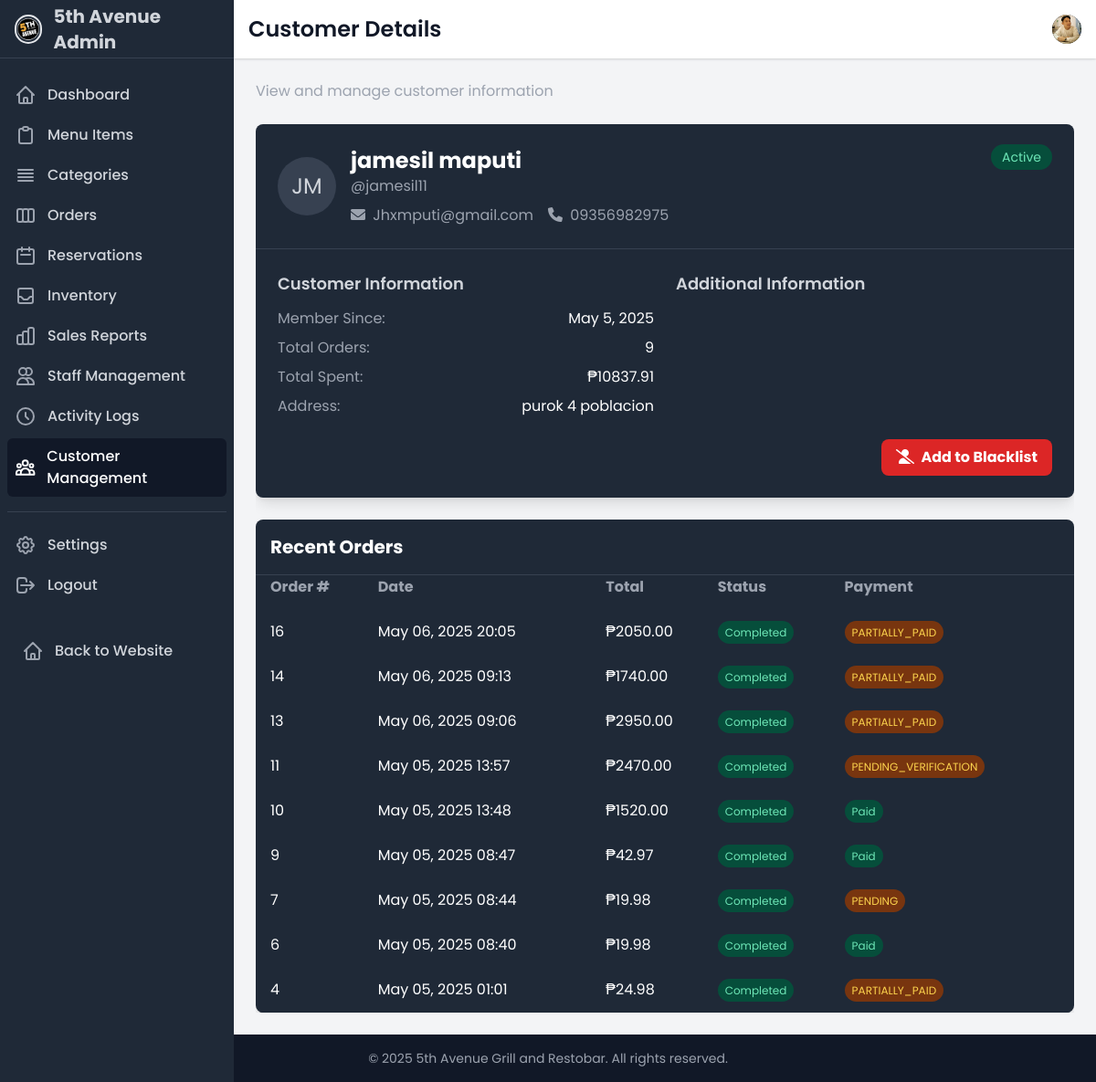
The app's page /dashboard/customers/5/ (signed in), older data.
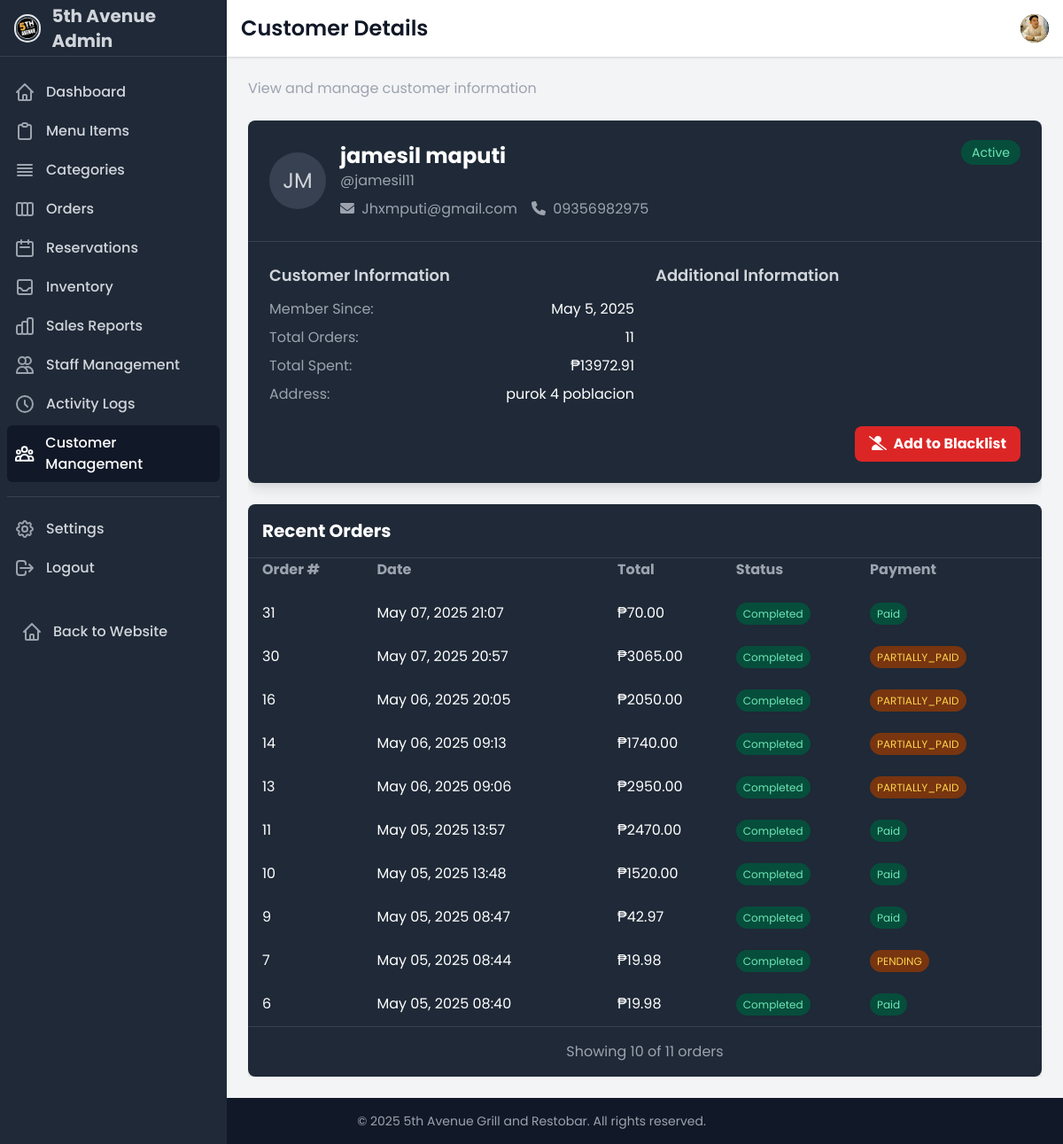
The same page, newer data.
### ecommerce/models.py (models this page shows, shortened)
class Order(models.Model):
    STATUS_CHOICES = [
        ('PENDING', 'Pending'),
        ('PREPARING', 'Preparing'),
        ('READY', 'Ready for Pickup'),
        ('COMPLETED', 'Completed'),
        ('CANCELLED', 'Cancelled')
    ]
    CANCELLATION_REASON_CHOICES = [
        ('CUSTOMER_REQUEST', 'Customer Request'),
        ('PAYMENT_ISSUE', 'Payment Issue'),
        ('OUT_OF_STOCK', 'Items Out of Stock'),
        ('STORE_CLOSED', 'Store Closed'),
        ('DUPLICATE_ORDER', 'Duplicate Order'),
        ('OTHER', 'Other Reason')
    ]
    ORDER_TYPE_CHOICES = [
        ('DELIVERY', 'Delivery'),
        ('PICKUP', 'Pickup'),
        ('DINE_IN', 'Dine In'),
    ]
    PAYMENT_METHOD_CHOICES = [
        ('CASH', 'Cash'),
        ('CASH_ON_HAND', 'Cash on Hand'),
        ('CARD', 'Credit/Debit Card'),
        ('GCASH', 'GCash'),
        ('ONLINE', 'Other Online Payment'),
    ]
    PAYMENT_STATUS_CHOICES = [
        ('UNPAID', 'Unpaid'),
        ('PAID', 'Paid'),
        ('FAILED', 'Failed'),
        ('REFUNDED', 'Refunded'),
    ]
    user = models.ForeignKey(User, on_delete=models.CASCADE, related_name='orders')
    created_by = models.ForeignKey(User, on_delete=models.SET_NULL, related_name='created_orders', null=True, blank=True)
    customer_name = models.CharField(max_length=100, blank=True)
    customer_phone = models.CharField(max_length=20, blank=True)
    items = models.ManyToManyField(MenuItem, through='OrderItem')
    status = models.CharField(max_length=20, choices=STATUS_CHOICES, default='PENDING')
    order_type = models.CharField(max_length=20, choices=ORDER_TYPE_CHOICES, default='DELIVERY')
    payment_method = models.CharField(max_length=20, choices=PAYMENT_METHOD_CHOICES, default='CASH')
    payment_status = models.CharField(max_length=20, choices=PAYMENT_STATUS_CHOICES, default='UNPAID')
    total_amount = models.DecimalField(max_digits=10, decimal_places=2)
    tax_amount = models.DecimalField(max_digits=10, decimal_places=2, default=0)
    delivery_fee = models.DecimalField(max_digits=10, decimal_places=2, default=0)
    discount_amount = models.DecimalField(max_digits=10, decimal_places=2, default=0)
    delivery_address = models.TextField(blank=True, null=True)
    contact_number = models.CharField(max_length=20, blank=True, null=True)
    table_number = models.CharField(max_length=20, blank=True)
    number_of_guests = models.PositiveIntegerField(default=1)
    server_assigned = models.ForeignKey(User, on_delete=models.SET_NULL, related_name='served_orders', null=True, blank=True)
    estimated_dining_time = models.PositiveIntegerField(default=60, help_text='Estimated dining time in minutes')
    split_bill = models.BooleanField(default=False)
    split_type = models.CharField(max_length=20, choices=[('EQUAL', 'Equal Split'), ('CUSTOM', 'Custom Split')], default='EQUAL')
    split_ways = models.PositiveIntegerField(default=2)
    cash_on_hand = models.DecimalField(max_digits=10, decimal_places=2, default=0)
    change_amount = models.DecimalField(max_digits=10, decimal_places=2, default=0)
    estimated_preparation_time = models.PositiveIntegerField(default=30, help_text='Estimated preparation time in minutes')
    special_instructions = models.TextField(blank=True)
    created_at = models.DateTimeField(auto_now_add=True)
    updated_at = models.DateTimeField(auto_now=True)
    preparing_at = models.DateTimeField(null=True, blank=True)
    ready_at = models.DateTimeField(null=True, blank=True)
    completed_at = models.DateTimeField(null=True, blank=True)
    cancelled_at = models.DateTimeField(null=True, blank=True)
    cancellation_reason = models.CharField(max_length=50, choices=CANCELLATION_REASON_CHOICES, blank=True, null=True)
    cancellation_notes = models.TextField(blank=True, null=True)
    cancelled_by = models.ForeignKey(User, on_delete=models.SET_NULL, null=True, blank=True, related_name='cancelled_orders')
    reservation = models.ForeignKey('Reservation', on_delete=models.SET_NULL, null=True, blank=True, related_name='orders')
    class Meta:
        ordering = ['-created_at']

### ecommerce/customer_management.py (the view)
# urls.py: path('dashboard/customers/<int:user_id>/', customer_detail, name='customer_detail'),
@login_required
@permission_required('ecommerce.manage_customers', raise_exception=True)
def customer_detail(request, user_id):
    customer = get_object_or_404(User, id=user_id, is_staff=False, is_superuser=False)
    try:
        customer_profile = customer.customer_profile
    except CustomerProfile.DoesNotExist:
        customer_profile = CustomerProfile.objects.create(user=customer)
        messages.warning(request, f"Created a new profile for user {customer.username} as one didn't exist.")
    orders = Order.objects.filter(user=customer).order_by('-created_at')
    total_orders = orders.count()
    total_spent = orders.aggregate(Sum('total_amount'))['total_amount__sum'] or 0
    context = {
        'customer': customer,
        'customer_profile': customer_profile,
        'orders': orders[:10],  # Show only the 10 most recent orders
        'total_orders': total_orders,
        'total_spent': total_spent,
        'active_section': 'customers'
    }
    return render(request, 'accounts/customer_detail.html', context)

### ecommerce/context_processors.py (called while the page is built, shortened)
def cart_processor(request):
    return {
        'cart_count': get_cart_count(request)
    }

def cashier_notification_processor(request):
    if not request.user.is_authenticated or not hasattr(request.user, 'staff_profile') or request.user.staff_profile.role != 'CASHIER':
        return {}

def customer_notification_processor(request):
    notifications = []
    return {
        'customer_notifications': notifications,
        'customer_notification_count': len(notifications)
    }

### ecommerce/models.py (called while the page is built)
    @property
    def full_address(self):
        parts = [self.address]
        if self.city:
            parts.append(self.city)
        if self.state:
            parts.append(self.state)
        if self.zip_code:
            parts.append(self.zip_code)
        return ", ".join(filter(None, parts))

### ecommerce/views.py (called while the page is built)
def get_cart_count(request):
    if request.user.is_authenticated:
        try:
            cart = Cart.objects.get(user=request.user)
            return sum(item.quantity for item in cart.cart_items.all())
        except Cart.DoesNotExist:
            return 0
    else:
        cart = request.session.get('cart', {})
        return sum(cart.values())

### templates/accounts/customer_detail.html (shortened to what the changed rows need)
{% extends 'accounts/dashboard_base.html' %}
{% load math_filters %}
{% block page_title %}Customer Details{% endblock page_title %}
{% block content %}
<div class="space-y-6">
    <div class="bg-gray-800 rounded-lg shadow-lg overflow-hidden">
        <div class="p-6 border-b border-gray-700">
            <div class="flex items-start justify-between">
                <div class="flex items-center">
                    <div>
                        <h2 class="text-2xl font-bold text-white">{{ customer.get_full_name }}</h2>
                    </div>
                </div>
            </div>
        </div>
        <div class="p-6">
            <div class="grid grid-cols-1 md:grid-cols-2 gap-6">
                <div>
                    <div class="space-y-2">
                        <div class="flex justify-between">
                            <span class="text-gray-400">Total Orders:</span>
                            <span class="text-white">{{ total_orders }}</span>
                        </div>
                        <div class="flex justify-between">
                            <span class="text-gray-400">Total Spent:</span>
                            <span class="text-white">₱{{ total_spent|floatformat:2 }}</span>
                        </div>
                    </div>
                </div>
            </div>
        </div>
    </div>
    <div class="bg-gray-800 rounded-lg shadow-lg overflow-hidden">
        <div class="p-4 border-b border-gray-700">
            <h2 class="text-xl font-bold text-white">Recent Orders</h2>
        </div>
        <div class="overflow-x-auto">
            <table class="w-full">
                <thead>
                    <tr class="text-left text-gray-400 border-b border-gray-800">
                        <th class="pb-3 pl-4">Order #</th>
                        <th class="pb-3">Date</th>
                        <th class="pb-3">Total</th>
                        <th class="pb-3">Status</th>
                        <th class="pb-3">Payment</th>
                    </tr>
                </thead>
                <tbody>
                    {% for order in orders %}
                    <tr class="border-b border-gray-800">
                        <td class="py-3 pl-4">{{ order.id }}</td>
                        <td class="py-3">{{ order.created_at|date:"M d, Y H:i" }}</td>
                        <td class="py-3">₱{{ order.total_amount|floatformat:2 }}</td>
                        <td class="py-3">
                            {% if order.status == 'PENDING' %}
                            <span class="bg-yellow-900 text-yellow-300 text-xs px-2 py-1 rounded-full">Pending</span>
                            {% elif order.status == 'PREPARING' %}
                            <span class="bg-blue-900 text-blue-300 text-xs px-2 py-1 rounded-full">Preparing</span>
                            {% elif order.status == 'READY' %}
                            <span class="bg-purple-900 text-purple-300 text-xs px-2 py-1 rounded-full">Ready</span>
                            {% elif order.status == 'COMPLETED' %}
                            <span class="bg-green-900 text-green-300 text-xs px-2 py-1 rounded-full">Completed</span>
                            {% elif order.status == 'CANCELLED' %}
                            <span class="bg-red-900 text-red-300 text-xs px-2 py-1 rounded-full">Cancelled</span>
                            {% endif %}
                        </td>
                        <td class="py-3">
                            {% if order.payment_status == 'PAID' %}
                            <span class="bg-green-900 text-green-300 text-xs px-2 py-1 rounded-full">Paid</span>
                            {% else %}
                            <span class="bg-yellow-900 text-yellow-300 text-xs px-2 py-1 rounded-full">{{ order.payment_status }}</span>
                            {% endif %}
                        </td>
                    </tr>
                    {% empty %}
                    <tr>
                        <td colspan="5" class="py-4 text-center text-gray-500">No orders found</td>
                    </tr>
                    {% endfor %}
                </tbody>
            </table>
        </div>
        {% if total_orders > 10 %}
        <div class="p-4 border-t border-gray-700 text-center">
            <span class="text-gray-400">Showing 10 of {{ total_orders }} orders</span>
        </div>
        {% endif %}
    </div>
</div>
{% endblock content %}

Row changes from the older to the newer data that the page shows:
no longer on this page (row unchanged): Order: id "4", created_at "May 05, 2025 01:01", total_amount "24.98", status "Completed", payment_status "PARTIALLY_PAID"
added Order: id "31", created_at "May 07, 2025 21:07", total_amount "70.00", status "Completed", payment_status "Paid"
added Order: id "30", created_at "May 07, 2025 20:57", total_amount "3065.00", status "Completed", payment_status "PARTIALLY_PAID"
changed Order "May 05, 2025 13:57": payment_status "PENDING_VERIFICATION" → (not shown); now shows "Paid"
Text that changed along with them:
{{ total_orders }}: "9" → "11"
{{ total_spent|floatformat:2 }}: "10837.91" → "13972.91"
{{ total_orders }}: (not shown) → "11"
text now shown: "Showing 10 of orders"
